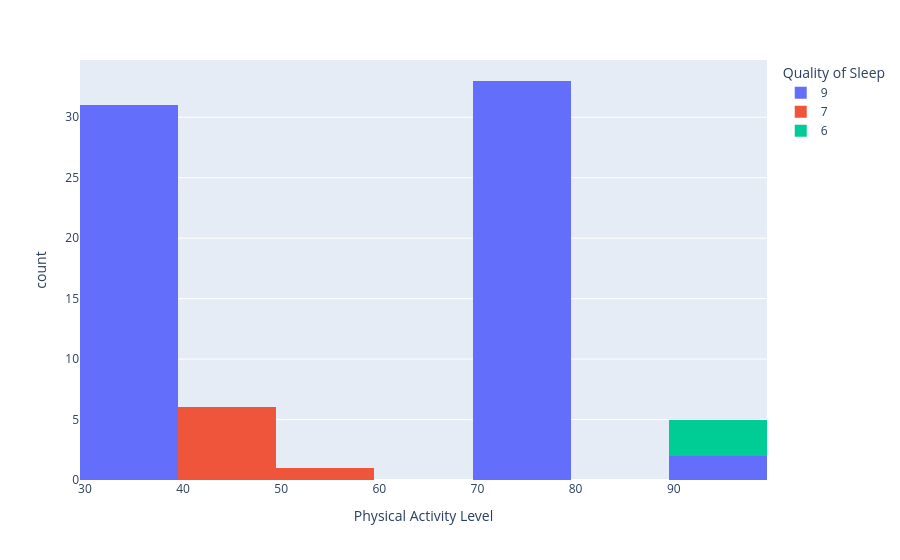

Write notebook code for a chart like this one.
### Code cell
px.histogram(
    df[df["Age"] > 50],
    x="Physical Activity Level",
    color="Quality of Sleep"
)

### Figure 1 — Plotly figure (JSON) as saved in the notebook; plotly's stock layout.template omitted (floating-point values rounded to 4 significant figures)
{"data": [{"bingroup": "x", "hovertemplate": "Quality of Sleep=9<br>Physical Activity Level=%{x}<br>count=%{y}<extra></extra>", "legendgroup": "9", "marker": {"color": "#636efa", "pattern": {"shape": ""}}, "name": "9", "orientation": "v", "showlegend": true, "type": "histogram", "x": [30, 30, 30, 30, 30, 30, 30, 30, 30, 30, 30, 30, 30, 30, 30, 30, 30, 30, 30, 30, 30, 30, 30, 30, 30, 30, 30, 30, 30, 30, 30, 75, 75, 90, 90, 75, 75, 75, 75, 75, 75, 75, 75, 75, 75, 75, 75, 75, 75, 75, 75, 75, 75, 75, 75, 75, 75, 75, 75, 75, 75, 75, 75, 75, 75, 75], "xaxis": "x", "yaxis": "y"}, {"bingroup": "x", "hovertemplate": "Quality of Sleep=7<br>Physical Activity Level=%{x}<br>count=%{y}<extra></extra>", "legendgroup": "7", "marker": {"color": "#EF553B", "pattern": {"shape": ""}}, "name": "7", "orientation": "v", "showlegend": true, "type": "histogram", "x": [55, 45, 45, 45, 45, 45, 45], "xaxis": "x", "yaxis": "y"}, {"bingroup": "x", "hovertemplate": "Quality of Sleep=6<br>Physical Activity Level=%{x}<br>count=%{y}<extra></extra>", "legendgroup": "6", "marker": {"color": "#00cc96", "pattern": {"shape": ""}}, "name": "6", "orientation": "v", "showlegend": true, "type": "histogram", "x": [90, 90, 90], "xaxis": "x", "yaxis": "y"}], "layout": {"barmode": "relative", "legend": {"title": {"text": "Quality of Sleep"}, "tracegroupgap": 0}, "margin": {"t": 60}, "xaxis": {"anchor": "y", "domain": [0, 1], "title": {"text": "Physical Activity Level"}}, "yaxis": {"anchor": "x", "domain": [0, 1], "title": {"text": "count"}}}}
